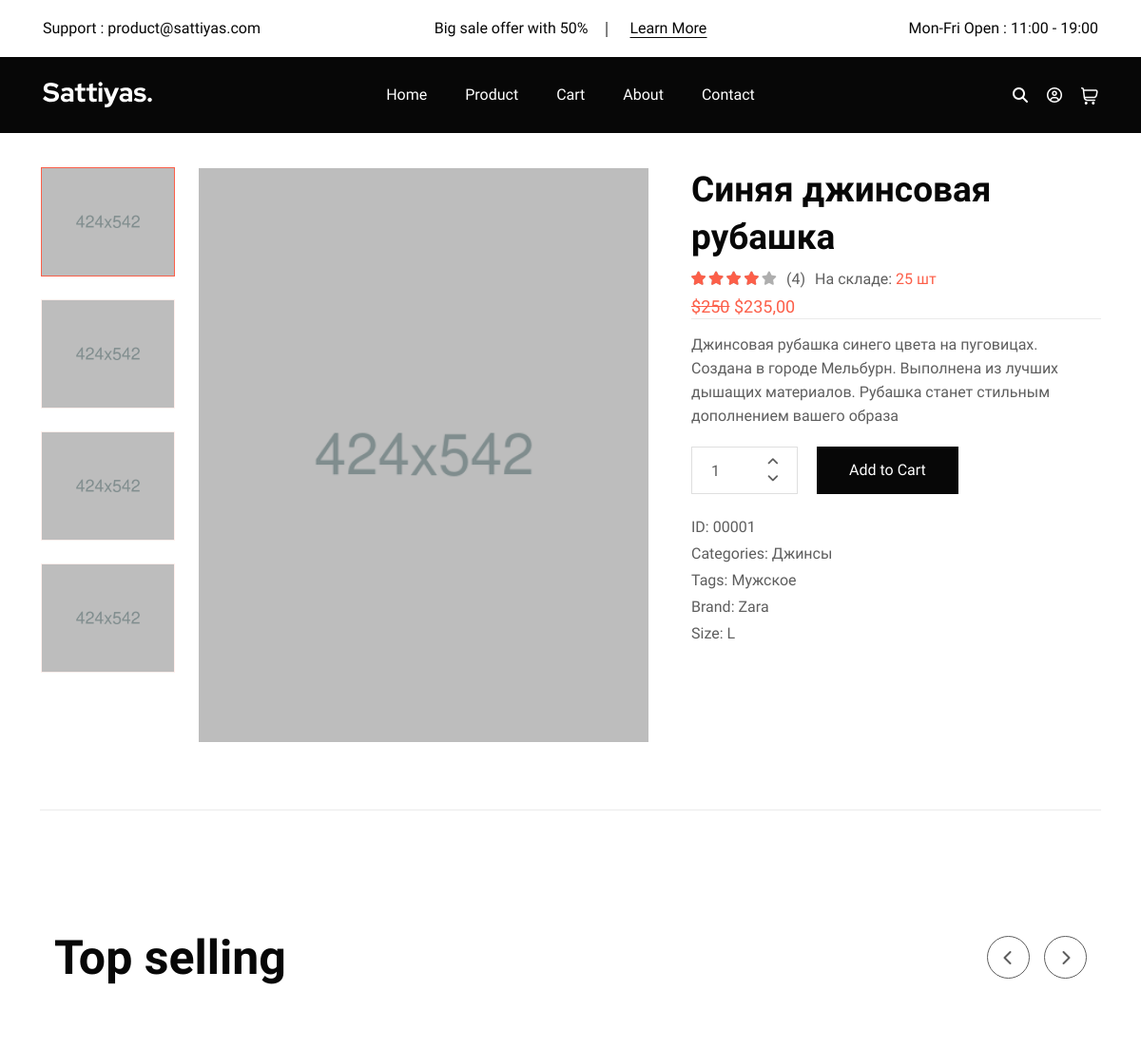
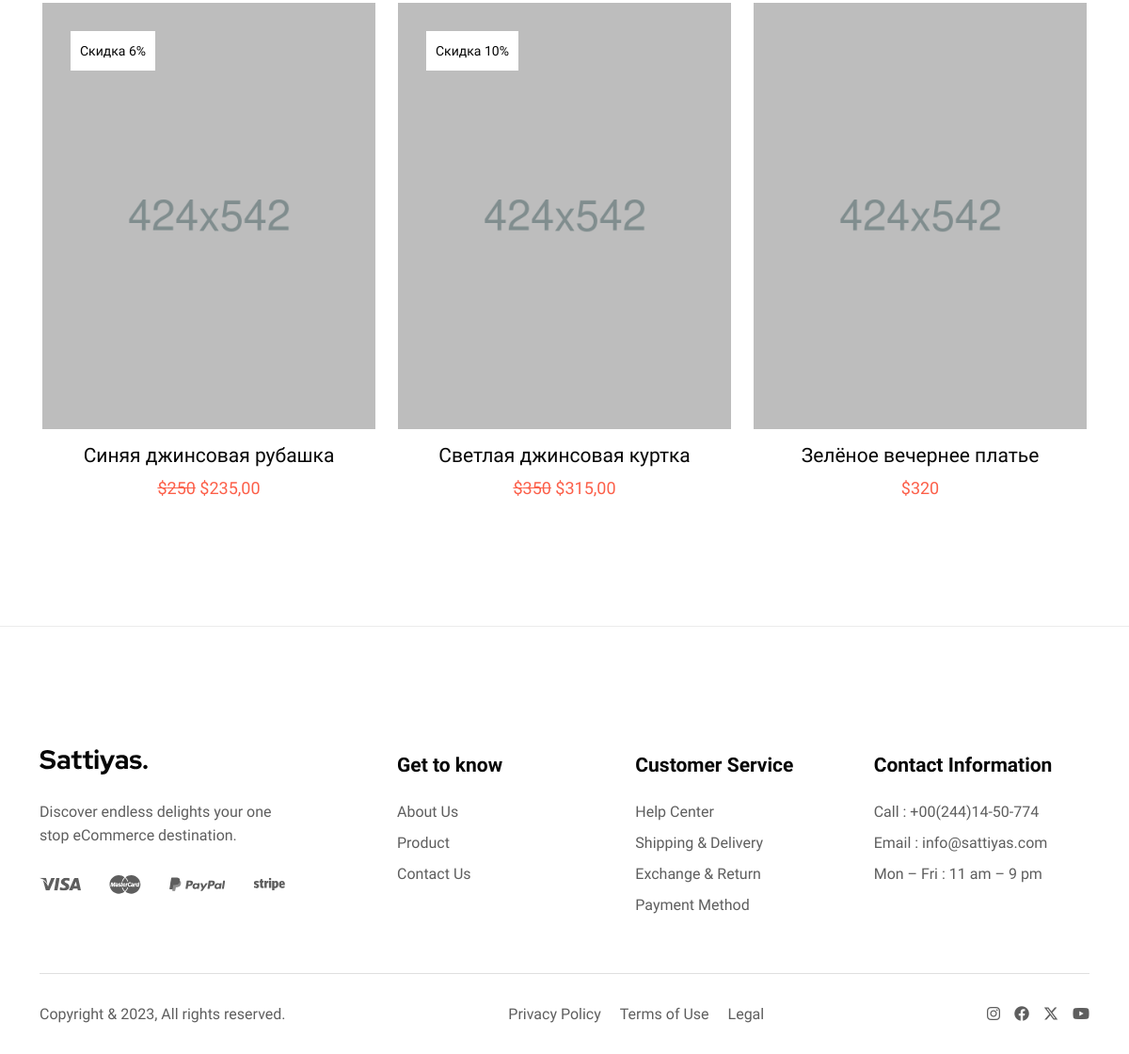
The app's page /catalog/product/sinyaya-dzhinsovaya-rubashka/ with its own data (2 pictures, top to bottom).
### goods/models.py (models this page shows, shortened)
class Products(models.Model):
    name = models.CharField(max_length=150, unique=True, verbose_name='Название')
    slug = models.SlugField(max_length=200, unique=True, blank=True, null=True, verbose_name='URL')
    description = models.TextField(blank=True, null=True, verbose_name='Описание')
    image = models.ImageField(upload_to='goods_images', blank=True, null=True, verbose_name='Изображение')
    price = models.DecimalField(default=0, max_digits=7, decimal_places=0, verbose_name='Цена')
    discount = models.DecimalField(default=0, max_digits=4, decimal_places=0, verbose_name='Скидка в %')
    quantity = models.PositiveBigIntegerField(default=0, verbose_name='Количество')
    people_category = models.ForeignKey(to=People_categorys, blank=True, null=True, on_delete=models.CASCADE, verbose_name='Пол')
    category = models.ForeignKey(to=Categories, on_delete=models.CASCADE, verbose_name='Категория')
    sizе = models.CharField(max_length=150, blank=True, null=True, verbose_name='Размер')
    brand = models.CharField(max_length=150, blank=True, null=True, verbose_name='Бренд')
    rating = models.CharField(max_length=150, blank=True, null=True, verbose_name='Рейтинг')
    featured_item = models.BooleanField(blank=True, null=True, verbose_name='Рекомендовано')
    new_item = models.BooleanField(blank=True, null=True, verbose_name='Новинка')
    top_item = models.BooleanField(blank=True, null=True, verbose_name='Лучшее')
    class Meta:
        db_table = 'product'
        verbose_name = 'продукт'
        verbose_name_plural = 'продукты'
        ordering = ("id",)
    def display_id(self):
        return f'{self.id:05}'
    def sell_price(self):
        if self.discount:
            return round(self.price - self.price * self.discount / 100, 2)
        return self.price

class Categories(models.Model):
    name = models.CharField(max_length=150, unique=True, verbose_name='Название')
    slug = models.SlugField(max_length=200, unique=True, blank=True, null=True, verbose_name='URL')
    class Meta:
        db_table = 'category'
        verbose_name = 'категорию'
        verbose_name_plural = 'Категории'
    def __str__(self):
        return self.name

class People_categorys(models.Model):
    name = models.CharField(max_length=150, unique=True, verbose_name='Пол')
    slug = models.SlugField(max_length=200, unique=True, blank=True, null=True, verbose_name='URL')
    class Meta:
        db_table = 'зeople_category'
        verbose_name = 'пол'
        verbose_name_plural = 'Полы'
    def __str__(self):
        return self.name

### goods/views.py (the view)
# urls.py: path('product/<slug:product_slug>/', views.product, name='product'),
def product(request, product_slug):
    product = Products.objects.get(slug=product_slug)
    top_items = Products.objects.filter(top_item=True)
    context = {
        'product':product,
        "top_items":top_items,
    }
    return render(request, 'goods/product.html', context)

### goods/templates/goods/product.html (shortened to what this page needs)
{% extends "main/base.html" %}
{% load static %}
{% block content_one %}
  <section>
    <div class="cs_height_35 cs_height_lg_35"></div>
    <div class="container">
      <div class="row">
        <div class="col-xl-7">
          <div class="row">
            <div class="col-3">
              <div class="cs_single_product_nav slick-slider">
                <div class="cs_single_product_thumb_mini">
                  <img src={{product.image.url}} alt="Thumb">
                </div>
                <div class="cs_single_product_thumb_mini">
                  <img src={{product.image.url}} alt="Thumb">
                </div>
                <div class="cs_single_product_thumb_mini">
                  <img src={{product.image.url}} alt="Thumb">
                </div>
                <div class="cs_single_product_thumb_mini">
                  <img src={{product.image.url}} alt="Thumb">
                </div>
              </div>
            </div>
            <div class="col-9">
              <div class="cs_single_product_thumb slick-slider">
                <div class="cs_single_product_thumb_item">
                  <img src={{product.image.url}} alt="Thumb">
                </div>
              </div>
            </div>
          </div>
        </div>
        <div class="col-xl-5">
          <div class="cs_single_product_details">
            <h2 class="cs_fs_37 cs_semibold">{{product.name}}</h2>
            <div class="cs_single_product_review">
              <div class="cs_rating_container">
                <div class="cs_rating cs_size_sm" data-rating={{product.rating}}>
                  <div class="cs_rating_percentage"></div>
                </div>
              </div>
              <span>({{product.rating}})</span>
              {% if product.quantity == 0 %}
                <span class="cs_accent_color">Нет в наличии</span></span>
              {% else %}
                <span>На складе: <span class="cs_accent_color">{{product.quantity}} шт</span></span>
              {% endif %}
            </div>
            {% if product.discount %}
              <p class="cs_product_price cs_fs_18 cs_accent_color mb-0 cs_medium"><s>${{product.price}}</s> ${{product.sell_price}} </p>
            {% else %}
              <p class="cs_product_price cs_fs_18 cs_accent_color mb-0 cs_medium">${{product.price}}</p>
            {% endif %}
            <hr>
            <div class="cs_single_product_details_text">
              <p class="mb-0">{{product.description}}</p>
            </div>
            <div class="cs_action_btns">
              <div class="cs_quantity">
                <button class="cs_quantity_btn cs_increment"><i class="fa-solid fa-angle-up"></i></button>
                <span class="cs_quantity_input">1</span>
                <button class="cs_quantity_btn cs_decrement"><i class="fa-solid fa-angle-down"></i></button>
              </div>
              <a href="#" class="cs_btn cs_style_1 cs_fs_16 cs_medium">Add to Cart</a>
            </div>
            <ul class="cs_single_product_info">
              <li class="cs_fs_16 cs_normal">
                <b class="cs_medium">ID: </b>{{product.display_id}}
              </li>
              <li class="cs_fs_16 cs_normal">
                <b class="cs_medium">Categories: </b>{{product.category}}
              </li>
              <li class="cs_fs_16 cs_normal">
                <b class="cs_medium">Tags: </b>{{product.people_category}}
              </li>
              <li class="cs_fs_16 cs_normal">
                <b class="cs_medium">Brand: </b>{{product.brand}}
              </li>
              <li class="cs_fs_16 cs_normal">
                <b class="cs_medium">Size: </b>{{product.sizе}}
              </li>
            </ul>
          </div>
        </div>
      </div>
      <div class="cs_height_70 cs_height_lg_60"></div>
      <hr>
    </div>
  </section>
  <section class="cs_slider container-fluid position-relative">
    <div class="cs_height_120 cs_height_lg_70"></div>
    <div class="container">
      <div class="cs_section_heading cs_style_1">
        <div class="cs_section_heading_in">
          <h2 class="cs_section_title cs_fs_50 cs_bold cs_fs_48 cs_semibold mb-0">Top selling</h2>
        </div>
        <div class="cs_slider_arrows cs_style_2">
          <div class="cs_left_arrow cs_slider_arrow cs_accent_color">
            <i class="fa-solid fa-chevron-left"></i>
          </div>
          <div class="cs_right_arrow cs_slider_arrow cs_accent_color">
            <i class="fa-solid fa-chevron-right"></i>
          </div>
        </div>
      </div>
      <div class="cs_height_63 cs_height_lg_35"></div>
    </div>
    <div class="cs_slider_container" data-autoplay="0" data-loop="1" data-speed="600" data-center="0"
      data-slides-per-view="responsive" data-xs-slides="1" data-sm-slides="2" data-md-slides="2" data-lg-slides="3"
      data-add-slides="4">
      <div class="cs_slider_wrapper">
        {% for top_item in top_items %}
          <div class="slick_slide_in">
            <div class="cs_product cs_style_1">
              <div class="cs_product_thumb position-relative">
                {% if top_item.image %}
                  <img src="{{top_item.image.url}}" alt="Product Image">
                {% else %}
                  {% static "assets/img/Image_not_found.png" %}
                {% endif %}
                {% if  top_item.discount %}
                  <div class="cs_discount_badge cs_white_bg cs_fs_14 cs_primary_color position-absolute">Скидка {{top_item.discount}}%</div>
                {% endif %}
              </div>
              <div class="cs_product_info text-center">
                <h3 class="cs_product_title cs_fs_21 cs_medium">
                  <a href="product_details.html">{{top_item.name}}</a>
                </h3>
              {% if top_item.discount %}
                <p class="cs_product_price cs_fs_18 cs_accent_color mb-0 cs_medium"><s>${{top_item.price}}</s> ${{top_item.sell_price}} </p>
              {% else %}
                <p class="cs_product_price cs_fs_18 cs_accent_color mb-0 cs_medium">${{top_item.price}}</p>
              {% endif %}
              </div>
            </div>
          </div>
        {% endfor %}
      </div>
    </div>
    <div class="cs_height_134 cs_height_lg_80"></div>
  </section>
  <hr>
{% endblock  %}

### records on screen
Products: image (picture), name "Синяя джинсовая рубашка", rating "4", quantity "25", price "250", sell_price "235,00", description "Джинсовая рубашка синего цвета на пуговицах. Создана в городе Мельбурн. Выполнена из лучших дышащих материалов. Рубашка станет стильным дополнением вашего образа", display_id "00001", category "Джинсы", people_category "Мужское", brand "Zara", sizе "L", discount "6"
Products: image (picture), discount "10", name "Светлая джинсовая куртка", price "350", sell_price "315,00"
Products: image (picture), name "Зелёное вечернее платье", price "320"
